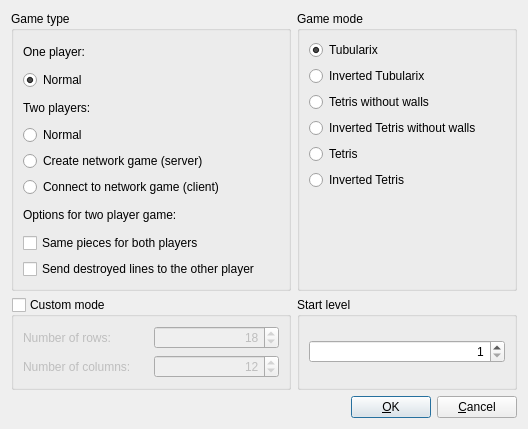
<?xml version="1.0" encoding="UTF-8"?>
<ui version="4.0">
 <class>GameTypeDialog</class>
 <widget class="QDialog" name="GameTypeDialog">
  <property name="geometry">
   <rect>
    <x>0</x>
    <y>0</y>
    <width>512</width>
    <height>421</height>
   </rect>
  </property>
  <property name="windowTitle">
   <string>Game type selection</string>
  </property>
  <layout class="QGridLayout" name="gridLayout">
   <item row="0" column="1">
    <widget class="QGroupBox" name="gameMode">
     <property name="sizePolicy">
      <sizepolicy hsizetype="Expanding" vsizetype="Expanding">
       <horstretch>0</horstretch>
       <verstretch>0</verstretch>
      </sizepolicy>
     </property>
     <property name="minimumSize">
      <size>
       <width>220</width>
       <height>280</height>
      </size>
     </property>
     <property name="title">
      <string>Game mode</string>
     </property>
     <layout class="QVBoxLayout" name="verticalLayout_2">
      <item>
       <widget class="QRadioButton" name="radioButton4">
        <property name="text">
         <string>Tubularix</string>
        </property>
        <property name="checked">
         <bool>true</bool>
        </property>
       </widget>
      </item>
      <item>
       <widget class="QRadioButton" name="radioButton5">
        <property name="text">
         <string>Inverted Tubularix</string>
        </property>
       </widget>
      </item>
      <item>
       <widget class="QRadioButton" name="radioButton6">
        <property name="text">
         <string>Tetris without walls</string>
        </property>
       </widget>
      </item>
      <item>
       <widget class="QRadioButton" name="radioButton7">
        <property name="text">
         <string>Inverted Tetris without walls</string>
        </property>
       </widget>
      </item>
      <item>
       <widget class="QRadioButton" name="radioButton8">
        <property name="text">
         <string>Tetris</string>
        </property>
       </widget>
      </item>
      <item>
       <widget class="QRadioButton" name="radioButton9">
        <property name="text">
         <string>Inverted Tetris</string>
        </property>
       </widget>
      </item>
      <item>
       <spacer name="verticalSpacer">
        <property name="orientation">
         <enum>Qt::Vertical</enum>
        </property>
        <property name="sizeHint" stdset="0">
         <size>
          <width>20</width>
          <height>40</height>
         </size>
        </property>
       </spacer>
      </item>
     </layout>
    </widget>
   </item>
   <item row="1" column="0">
    <widget class="QGroupBox" name="customMode">
     <property name="title">
      <string>Custom mode</string>
     </property>
     <property name="checkable">
      <bool>true</bool>
     </property>
     <property name="checked">
      <bool>false</bool>
     </property>
     <layout class="QGridLayout" name="gridLayout_2">
      <item row="0" column="0">
       <widget class="QLabel" name="label_15">
        <property name="text">
         <string>Number of rows:</string>
        </property>
       </widget>
      </item>
      <item row="0" column="1">
       <widget class="QSpinBox" name="rowsSpinBox">
        <property name="alignment">
         <set>Qt::AlignRight|Qt::AlignTrailing|Qt::AlignVCenter</set>
        </property>
        <property name="minimum">
         <number>8</number>
        </property>
        <property name="maximum">
         <number>36</number>
        </property>
        <property name="value">
         <number>18</number>
        </property>
       </widget>
      </item>
      <item row="1" column="0">
       <widget class="QLabel" name="label_16">
        <property name="text">
         <string>Number of columns:</string>
        </property>
       </widget>
      </item>
      <item row="1" column="1">
       <widget class="QSpinBox" name="columnsSpinBox">
        <property name="alignment">
         <set>Qt::AlignRight|Qt::AlignTrailing|Qt::AlignVCenter</set>
        </property>
        <property name="minimum">
         <number>8</number>
        </property>
        <property name="maximum">
         <number>36</number>
        </property>
        <property name="value">
         <number>12</number>
        </property>
       </widget>
      </item>
     </layout>
    </widget>
   </item>
   <item row="1" column="1">
    <widget class="QGroupBox" name="groupBox">
     <property name="title">
      <string>Start level</string>
     </property>
     <layout class="QGridLayout" name="gridLayout_3">
      <item row="0" column="0">
       <widget class="QSpinBox" name="startLevelSpinBox">
        <property name="alignment">
         <set>Qt::AlignRight|Qt::AlignTrailing|Qt::AlignVCenter</set>
        </property>
        <property name="minimum">
         <number>1</number>
        </property>
        <property name="maximum">
         <number>50</number>
        </property>
       </widget>
      </item>
     </layout>
    </widget>
   </item>
   <item row="2" column="0" colspan="2">
    <layout class="QHBoxLayout" name="horizontalLayout">
     <item>
      <spacer name="horizontalSpacer">
       <property name="orientation">
        <enum>Qt::Horizontal</enum>
       </property>
       <property name="sizeHint" stdset="0">
        <size>
         <width>20</width>
         <height>20</height>
        </size>
       </property>
      </spacer>
     </item>
     <item>
      <widget class="QPushButton" name="buttonOK">
       <property name="minimumSize">
        <size>
         <width>65</width>
         <height>0</height>
        </size>
       </property>
       <property name="text">
        <string>&amp;OK</string>
       </property>
      </widget>
     </item>
     <item>
      <widget class="QPushButton" name="buttonCancel">
       <property name="minimumSize">
        <size>
         <width>65</width>
         <height>0</height>
        </size>
       </property>
       <property name="text">
        <string>&amp;Cancel</string>
       </property>
      </widget>
     </item>
    </layout>
   </item>
   <item row="0" column="0">
    <widget class="QGroupBox" name="gameType">
     <property name="sizePolicy">
      <sizepolicy hsizetype="Expanding" vsizetype="Expanding">
       <horstretch>0</horstretch>
       <verstretch>0</verstretch>
      </sizepolicy>
     </property>
     <property name="minimumSize">
      <size>
       <width>280</width>
       <height>280</height>
      </size>
     </property>
     <property name="title">
      <string>Game type</string>
     </property>
     <layout class="QVBoxLayout" name="verticalLayout">
      <item>
       <widget class="QLabel" name="label">
        <property name="text">
         <string>One player:</string>
        </property>
       </widget>
      </item>
      <item>
       <widget class="QRadioButton" name="radioButton1">
        <property name="text">
         <string>Normal</string>
        </property>
        <property name="checked">
         <bool>true</bool>
        </property>
       </widget>
      </item>
      <item>
       <widget class="QLabel" name="label_2">
        <property name="text">
         <string>Two players:</string>
        </property>
       </widget>
      </item>
      <item>
       <widget class="QRadioButton" name="radioButton2">
        <property name="text">
         <string>Normal</string>
        </property>
       </widget>
      </item>
      <item>
       <widget class="QRadioButton" name="networkServerRadioButton">
        <property name="text">
         <string>Create network game (server)</string>
        </property>
        <property name="checkable">
         <bool>false</bool>
        </property>
       </widget>
      </item>
      <item>
       <widget class="QRadioButton" name="networkClientRadioButton">
        <property name="text">
         <string>Connect to network game (client)</string>
        </property>
        <property name="checkable">
         <bool>false</bool>
        </property>
       </widget>
      </item>
      <item>
       <widget class="QLabel" name="label_3">
        <property name="text">
         <string>Options for two player game:</string>
        </property>
       </widget>
      </item>
      <item>
       <widget class="QCheckBox" name="checkBoxSamePieces">
        <property name="text">
         <string>Same pieces for both players</string>
        </property>
       </widget>
      </item>
      <item>
       <widget class="QCheckBox" name="checkBoxSendDestroyedLines">
        <property name="text">
         <string>Send destroyed lines to the other player</string>
        </property>
       </widget>
      </item>
     </layout>
    </widget>
   </item>
  </layout>
 </widget>
 <resources/>
 <connections/>
</ui>
